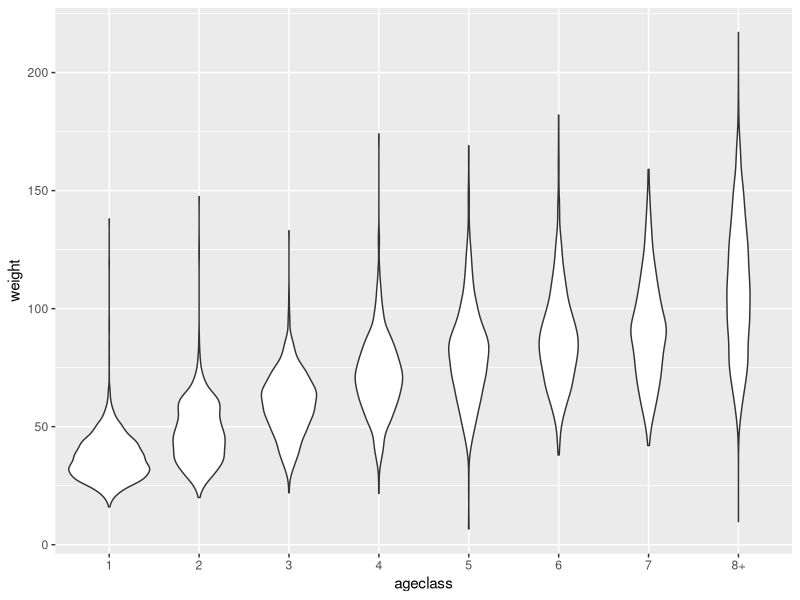
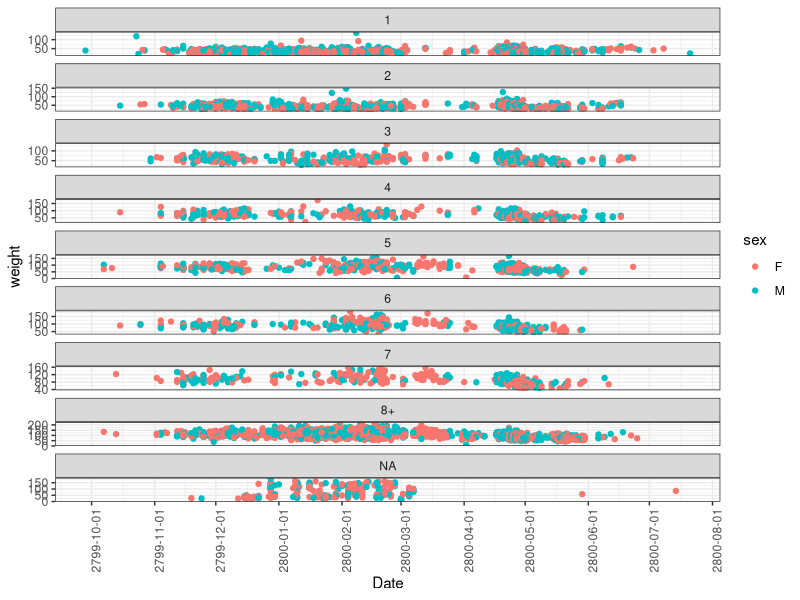
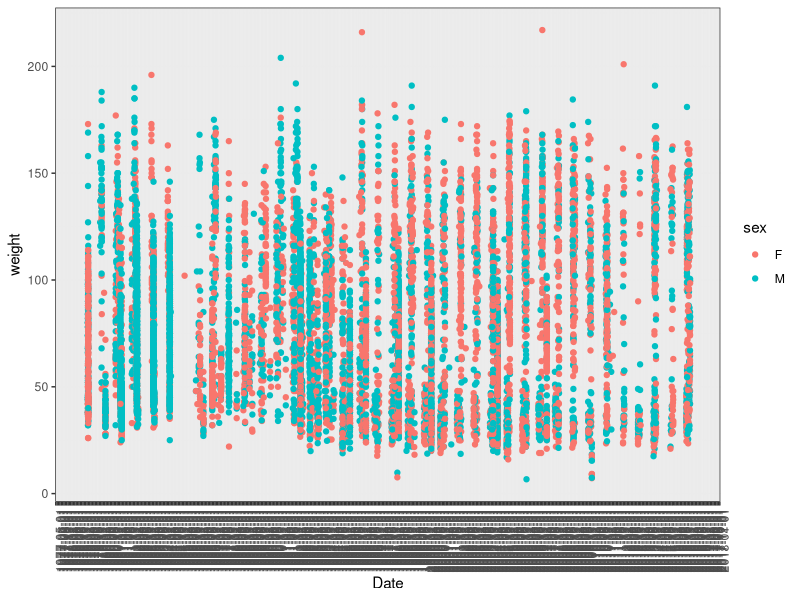
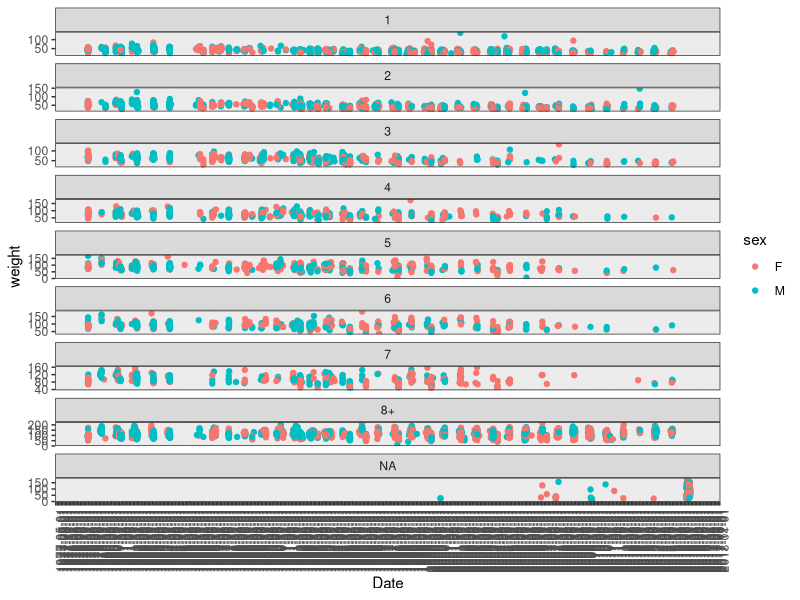
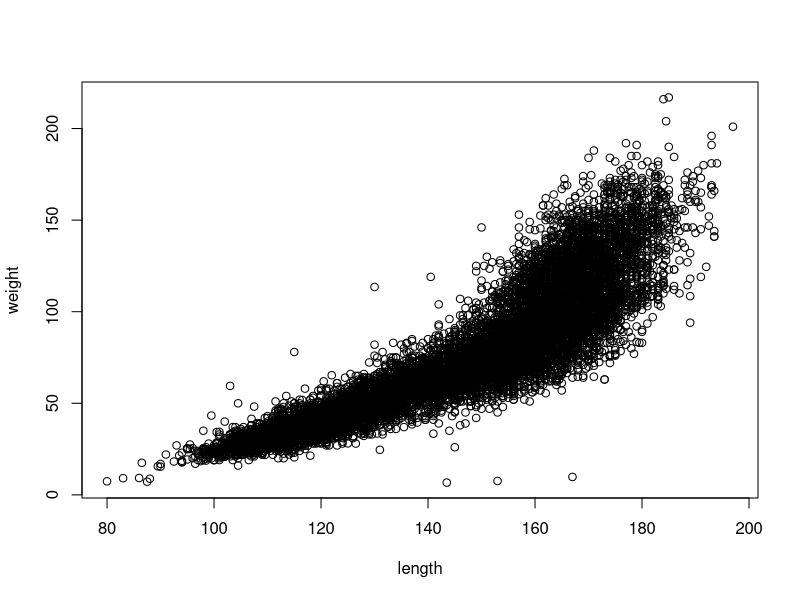

These figures' R source, in order: (Note: this script raises an error after producing the figures.)
## ADB August 17, 2017
## Purpose of script: analyze growth of harp seals
##                    - seasonal growth
##                    - decadal changes in growth, acconting for seasonality

## Data: 
##    Morph data from qsel_growth in mm_db_queries.accdb
##    Age data from qsel_age in mm_db_queries.accdb


## load libraries ----
library(ggplot2)
library(lubridate)

## read data ----
setwd('D:/Buren_files/GitHub/PG_Growth/')
age <- read.csv('data/PG_age.csv', header = T, as.is = T)
growth <- read.csv('data/PG_growth.csv', header = T, as.is = T)

## merge data sets ----
data <- merge(growth, age[,c('idsex', 'cohortage')], by = 'idsex', all.x = T)

## wrangle data set ----
# Create dates
data$dayf <- ifelse(is.na(data$day), 1, data$day)
data$dates <- ymd(paste(data$year,"-",data$month,"-",data$dayf,sep = ""))
data$mdates <- ymd(paste('2800',"-",data$month,"-",data$dayf,sep = ""))
for (i in 1:nrow(data)) {
  if(!is.na(data[i, 'dates'])) {
     if(data$month[i] > 7) {
       data$mdates[i] <- data$mdates[i] - years(1)
     }
  }
}

# Eliminate foetus, stillborns and starvlings, and YOY
# There is one seal of unknown sex, also eliminate it
# age = 99 does not include any individual in the previous categories. age=99 is unknown
eliminate <- c(0, 91:93,99)
data <- data[which(!data$cohortage %in% eliminate),]
data <- subset(data, sex != 'U')
subset(data, cohortage == 99)

## calculate true age ----
## between Sep 1 and Feb 29, substract 1 from cohort age
## between March 1 and Aug 30, set trueage = cohortage
data$trueage <- data$cohortage
t1 <- ymd('2799-09-01')
t2 <- ymd('2800-02-29')
data[data$mdates %in% t1:t2, 'trueage'] <- data[data$mdates %in% t1:t2, 'cohortage'] - 1

# create age classes
data$ageclass <- ifelse(data$trueage > 7, '8+', data$trueage)
# find outliers in weight by age class
g <- ggplot(data[which(!is.na(data$ageclass)),], aes(ageclass, weight))
g <- g + geom_violin() 
print(g)

unique(data[which(!is.na(data$ageclass)),'cohortage'])


## There is an issue with cohort age! transform to real ages ----

## plots ----
p <- ggplot(data , aes(as.POSIXct(mdates), weight, colour = sex)) 
p <- p + geom_point()
p <- p + scale_x_datetime(date_breaks = "1 months") 
p <- p + theme_bw()
p <- p + theme(axis.text.x = element_text(angle = 90, hjust = 1))
p <- p + xlab("Date")
p <- p + facet_wrap(~ageclass, ncol = 1, scales = "free_y")
print(p)



p2 <- ggplot(data , aes(as.POSIXct(dates), weight, colour = sex)) 
p2 <- p2 + geom_point()
p2 <- p2 + scale_x_datetime(date_breaks = "1 months") 
p2 <- p2 + theme_bw()
p2 <- p2 + theme(axis.text.x = element_text(angle = 90, hjust = 1))
p2 <- p2 + xlab("Date")
print(p2)

p3 <- ggplot(data , aes(as.POSIXct(dates), weight, colour = sex)) 
p3 <- p3 + geom_point()
p3 <- p3 + scale_x_datetime(date_breaks = "1 months") 
p3 <- p3 + theme_bw()
p3 <- p3 + theme(axis.text.x = element_text(angle = 90, hjust = 1))
p3 <- p3 + xlab("Date")
p3 <- p3 + facet_wrap(~ageclass, ncol = 1, scales = "free_y")
print(p3)


## check ----
tocheck <- subset(data, trueage == 0)
check <- tocheck[which(tocheck$weight > 75),]   
tocheck <- subset(data, trueage == 1)
check <- rbind(check, tocheck[which(tocheck$weight > 100),])
tocheck <- subset(data, trueage == 2)
check <- rbind(check,tocheck[which(tocheck$weight > 105),] )  
tocheck <- subset(data, trueage == 3)
check <- rbind(check,tocheck[which(tocheck$weight > 150),])
check$issue <- '2heavy4age'

with(data,plot(length,weight))
check <- rbind(check, cbind(subset(data, length > 140 & weight < 15), issue = '2light4length'))
check <- rbind(check, cbind(subset(data, length > 110 & length < 120 & weight > 75), issue = '2heavy4length'))
check <- rbind(check, cbind(subset(data, length > 100 & length < 105 & weight > 57), issue = '2heavy4length'))
check <- rbind(check, cbind(subset(data, length > 128 & length < 140 & weight > 100), issue = '2heavy4length'))
check <- rbind(check, cbind(subset(data, length > 139 & length < 141 & weight > 117), issue = '2heavy4length'))
check <- rbind(check, cbind(subset(data, length > 149 & length < 151 & weight > 145), issue = '2heavy4length'))

rm(tocheck)
#check[order( check$idsex),]
check <- check[order( check$idsex),c('idsex', 'nafo', 'year', 'month', 'day', 'weight', 'length', 'pelage', 'cohortage', 'issue')]

write.csv(check, 'output/check_weights.csv', row.names = F)

